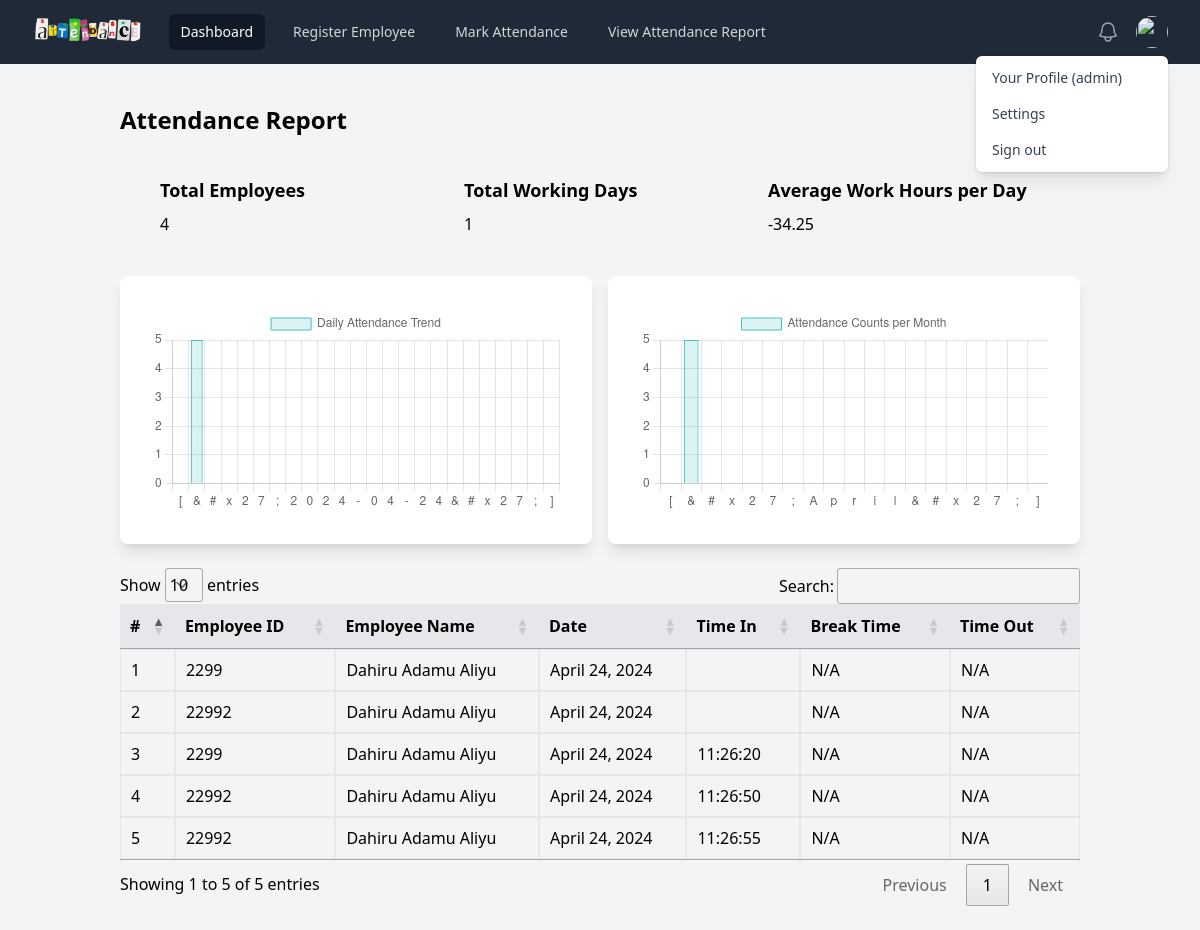
The app's page /view-attendance/ (signed in), older data.
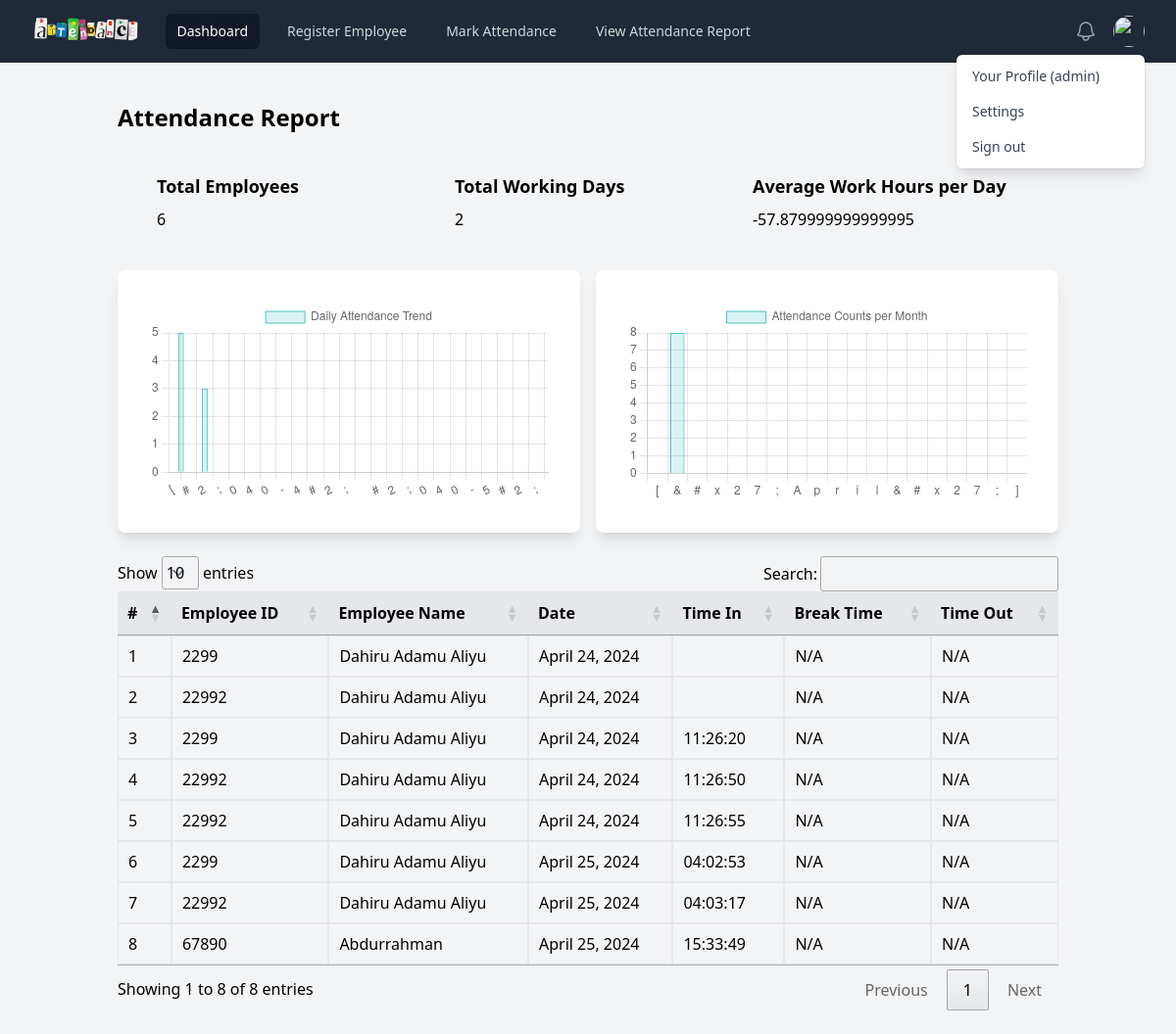
The same page, newer data.
### accounts/models.py (models this page shows)
class Account(AbstractUser):
    staff = models.ForeignKey(Employee, on_delete=models.CASCADE, blank=True, null=True, related_name='staff')
    username = models.CharField(_('Username'), max_length=10, unique=True)
    password = models.CharField(_('Password'), max_length=16)
    def __str__(self) -> str:
        return f"{self.username}"

### attendance_app/models.py (models this page shows, shortened)
class AttendanceRecord(models.Model):
    employee = models.ForeignKey(Employee, on_delete=models.CASCADE)
    date = models.DateField(auto_now_add=True)
    time_in = models.TimeField(null=True, blank=True)
    break_time = models.TimeField(null=True, blank=True)
    time_out = models.TimeField(null=True, blank=True)

class Employee(models.Model):
    employee_id = models.CharField(max_length=50, unique=True)
    name = models.CharField(max_length=100)
    email = models.EmailField(unique=True)

### attendance_app/views.py (the view)
# urls.py: path('view-attendance/', ViewAttendanceReportView.as_view(), name='view_attendance_report'),
class ViewAttendanceReportView(LoginRequiredMixin, View):
    def get(self, request):
        attendance_records = AttendanceRecord.objects.all()
        total_employees = Employee.objects.count()
        attendance_data = AttendanceRecord.objects.all().order_by('date')
        average_work_hours = 0
        for record in attendance_records:
            average_work_hours += get_total_working_hours(record.time_in, record.time_out)
        total_working_days = get_total_working_days()
        dates = []
        attendance_counts = []
        current_date = None
        count = 0
        for record in attendance_data:
            if record.date != current_date:
                if current_date is not None:
                    dates.append(current_date.strftime('%Y-%m-%d'))
                    attendance_counts.append(count)
                current_date = record.date
                count = 1
            else:
                count += 1
        if current_date is not None:
            dates.append(current_date.strftime('%Y-%m-%d'))
            attendance_counts.append(count)
        attendance_counts_by_month = AttendanceRecord.objects.annotate(
            month=ExtractMonth('date')
        ).values('month').annotate(
            attendance_count=Count('id')
        ).order_by('month')
        months_list = []
        attendance_counts_list = []
        for entry in attendance_counts_by_month:
            month_number = entry['month']
            attendance_count = entry['attendance_count']
            month_name = calendar.month_name[month_number]
            months_list.append(month_name)
            attendance_counts_list.append(attendance_count)
        context = {
            'attendance_records': attendance_records,
            'total_employees': total_employees,
            'total_working_days': total_working_days,
            'average_work_hours': average_work_hours,
            'dates': dates,
            'attendance_counts': attendance_counts,
            'months': months_list,
            'attendance_counts_month': attendance_counts_list,
        }
        return render(request, 'attendance/view_attendance_report.html', context)

### attendance_app/utils.py (called while the page is built)
def get_total_working_hours(time_in, time_out):
    time_in_seconds = time_in.second if time_in else 0
    time_out_seconds = time_out.second if time_out else 0
    time_in_minutes = time_in.minute if time_in else 0
    time_out_minutes = time_out.minute if time_out else 0
    time_in_hours = time_in.hour if time_in else 0
    time_out_hours = time_out.hour if time_out else 0
    total_seconds = 60 - time_in_seconds + time_out_seconds
    seconds = total_seconds // 60
    total_minute = (60 - time_in_minutes + time_out_minutes) + seconds
    minute = total_minute % 60
    total_hours = (time_out_hours - (time_in_hours + 1)) + total_minute // 60
    total_hours_work = round((total_hours + minute / 60), 2)
    return total_hours_work

def get_total_working_days():
    unique_dates = AttendanceRecord.objects.values('date').distinct()
    total_working_days = unique_dates.count()
    return total_working_days

### attendance_app/templates/attendance/view_attendance_report.html (shortened to what this page needs)
{% extends 'base.html' %}
{% block content %}
<div class="container mx-auto lg:w-4/5 xl:w-4/5 sm:w-19/20 mt-10">
    <h1 class="text-2xl font-bold mb-4">Attendance Report</h1>
    <div class="bg-gray-100 rounded-lg p-6 flex flex-wrap">
        <div class="w-full md:w-1/2 lg:w-1/3 xl:w-1/3 mb-4 px-4">
            <h2 class="text-lg font-semibold mb-2">Total Employees</h2>
            <p>{{ total_employees }}</p>
        </div>
        <div class="w-full md:w-1/2 lg:w-1/3 xl:w-1/3 mb-4 px-4">
            <h2 class="text-lg font-semibold mb-2">Total Working Days</h2>
            <p>{{ total_working_days }}</p>
        </div>
        <div class="w-full md:w-1/2 lg:w-1/3 xl:w-1/3 mb-4 px-4">
            <h2 class="text-lg font-semibold mb-2">Average Work Hours per Day</h2>
            <p>{{ average_work_hours }}</p>
        </div>
    </div>
    <div class="grid grid-cols-1 md:grid-cols-2 gap-4 mb-6">
        <div class="bg-white rounded-lg shadow-lg p-8">
            <canvas id="attendanceChart" class="w-full"></canvas>
        </div>
        <div class="bg-white rounded-lg shadow-lg p-8">
            <canvas id="barChart" class="w-full"></canvas>
        </div>
    </div>
    {% if attendance_records %}
    <div class="overflow-x-auto my-6">
        <table class="min-w-full table-auto" id="report_table">
            <thead>
                <tr>
                    <th class="px-4 py-2 bg-gray-200">#</th>
                    <th class="px-4 py-2 bg-gray-200">Employee ID</th>
                    <th class="px-4 py-2 bg-gray-200">Employee Name</th>
                    <th class="px-4 py-2 bg-gray-200">Date</th>
                    <th class="px-4 py-2 bg-gray-200">Time In</th>
                    <th class="px-4 py-2 bg-gray-200">Break Time</th>
                    <th class="px-4 py-2 bg-gray-200">Time Out</th>
                </tr>
            </thead>
            <tbody>
                {% for record in attendance_records %}
                <tr>
                    <td class="border px-4 py-2">{{ forloop.counter }}</td>
                    <td class="border px-4 py-2">{{ record.employee.employee_id }}</td>
                    <td class="border px-4 py-2">{{ record.employee.name }}</td>
                    <td class="border px-4 py-2">{{ record.date }}</td>
                    <td class="border px-4 py-2">{{ record.time_in|time:"H:i:s" }}</td>
                    <td class="border px-4 py-2">{% if record.break_time|time:"H:i:s" %}{{ record.break_time }}{% else %}N/A{% endif %}</td>
                    <td class="border px-4 py-2">{% if record.time_out|time:"H:i:s" %}{{ record.time_out }}{% else %}N/A{% endif %}</td>
                </tr>
                {% empty %}
                <tr>
                    <td class="border px-4 py-2" colspan="5">No attendance records found.</td>
                </tr>
                {% endfor %}
            </tbody>
        </table>
    </div>
    {% else %}
    <p>No attendance records found.</p>
    {% endif %}
</div>
{% endblock %}
{% block js %}
<script>
    $(document).ready(function () {
        $('#report_table').DataTable({
            responsive: true
        });
        let ctx = document.getElementById('attendanceChart').getContext('2d');
        let myChart = new Chart(ctx, {
            type: 'bar',
            data: {
                labels: '{{ dates }}',
                datasets: [{
                    label: 'Daily Attendance Trend',
                    data: '{{ attendance_counts }}',
                    backgroundColor: 'rgba(75, 192, 192, 0.2)',
                    borderColor: 'rgba(75, 192, 192, 1)',
                    borderWidth: 1
                }]
            },
            options: {
                responsive: true,
                maintainAspectRatio: false,
                scales: {
                    yAxes: [{
                        ticks: {
                            beginAtZero: true
                        }
                    }]
                }
            }
        });
        let ctx1 = document.getElementById('barChart').getContext('2d');
        let barChart = new Chart(ctx1, {
            type: 'bar',
            data: {
                labels: '{{months}}',  // Labels for x-axis (e.g., categories or time periods)
                datasets: [{
                    label: 'Attendance Counts per Month',
                    data: '{{attendance_counts_month}}',   // Attendance counts for corresponding labels
                    backgroundColor: 'rgba(75, 192, 192, 0.2)',
                    borderColor: 'rgba(75, 192, 192, 1)',
                    borderWidth: 1
                }]
            },
            options: {
                responsive: true,
                maintainAspectRatio: false,
                scales: {
                    yAxes: [{
                        ticks: {
                            beginAtZero: true
                        }
                    }]
                }
            }
        })
    })
</script>
{% endblock %}

### attendance_app/templates/base.html (shortened to what this page needs)
{% load static %}
<!DOCTYPE html>
<html lang="en">
<head>
    <link href="https://cdn.jsdelivr.net/npm/tailwindcss@2.2.19/dist/tailwind.min.css" rel="stylesheet">
    <link href="https://cdnjs.cloudflare.com/ajax/libs/toastr.js/latest/css/toastr.min.css" rel="stylesheet">
    <link rel="stylesheet" type="text/css" href="https://cdn.datatables.net/1.11.5/css/jquery.dataTables.css">
    <link rel="stylesheet" type="text/css" href="https://cdn.datatables.net/responsive/2.2.9/css/responsive.dataTables.css">
</head>
<body class="bg-gray-100">
    <nav class="bg-gray-800">
        <div class="mx-auto max-w-7xl px-2 sm:px-6 lg:px-8">
            <div class="relative flex h-16 items-center justify-between">
            <div class="flex flex-1 items-center justify-center sm:items-stretch sm:justify-start">
                <a href="{% url 'attendance:dashboard' %}">
                    <div class="flex flex-shrink-0 items-center">
                        <img class="h-8 w-auto" src="{% static 'images/attendance-removebg-preview.png' %}" alt="Your Company">
                    </div>
                </a>
                <div class="hidden sm:ml-6 sm:block">
                    <div class="flex space-x-4">
                        {% if request.user.is_authenticated %}
                            <a href="{% url 'attendance:dashboard' %}" class="bg-gray-900 text-white rounded-md px-3 py-2 text-sm font-medium" aria-current="page">Dashboard</a>
                            <a href="{% url 'attendance:register_employee' %}" class="text-gray-300 hover:bg-gray-700 hover:text-white rounded-md px-3 py-2 text-sm font-medium">Register Employee</a>
                            <a href="{% url 'attendance:mark_attendance' %}" class="text-gray-300 hover:bg-gray-700 hover:text-white rounded-md px-3 py-2 text-sm font-medium">Mark Attendance</a>
                            <a href="{% url 'attendance:view_attendance_report' %}" class="text-gray-300 hover:bg-gray-700 hover:text-white rounded-md px-3 py-2 text-sm font-medium">View Attendance Report</a>
                        {% else %}
                            <a href="{% url 'accounts:user_login' %}" class="text-gray-300 hover:bg-gray-700 hover:text-white rounded-md px-3 py-2 text-sm font-medium">Login</a>
                            <a href="{% url 'accounts:user_signup' %}" class="text-gray-300 hover:bg-gray-700 hover:text-white rounded-md px-3 py-2 text-sm font-medium">Signup</a>
                        {% endif %}
                    </div>
                </div>
            </div>
            {% if request.user.is_authenticated %}
            <div class="absolute inset-y-0 right-0 flex items-center pr-2 sm:static sm:inset-auto sm:ml-6 sm:pr-0">
                <button type="button" class="relative rounded-full bg-gray-800 p-1 text-gray-400 hover:text-white focus:outline-none focus:ring-2 focus:ring-white focus:ring-offset-2 focus:ring-offset-gray-800">
                    <span class="absolute -inset-1.5"></span>
                </button>
                <div class="relative ml-3">
                    <div>
                        <button type="button" class="relative flex rounded-full bg-gray-800 text-sm focus:outline-none focus:ring-2 focus:ring-white focus:ring-offset-2 focus:ring-offset-gray-800" id="user-menu-button" aria-expanded="false" aria-haspopup="true">
                            <span class="absolute -inset-1.5"></span>
                            <img class="h-8 w-8 rounded-full" src="https://images.unsplash.com/photo-1472099645785-5658abf4ff4e?ixlib=rb-1.2.1&ixid=eyJhcHBfaWQiOjEyMDd9&auto=format&fit=facearea&facepad=2&w=256&h=256&q=80" alt="">
                        </button>
                    </div>
                    <div class="absolute right-0 z-10 mt-2 w-48 origin-top-right rounded-md bg-white py-1 shadow-lg ring-1 ring-black ring-opacity-5 focus:outline-none" role="menu" aria-orientation="vertical" aria-labelledby="user-menu-button" tabindex="-1">
                        <a href="#" class="block px-4 py-2 text-sm text-gray-700" role="menuitem" tabindex="-1" id="user-menu-item-0">Your Profile ({{request.user}})</a>
                        <a href="#" class="block px-4 py-2 text-sm text-gray-700" role="menuitem" tabindex="-1" id="user-menu-item-1">Settings</a>
                        <a href="{% url 'accounts:user_logout' %}" class="block px-4 py-2 text-sm text-gray-700" role="menuitem" tabindex="-1" id="user-menu-item-2">Sign out</a>
                    </div>
                </div>
            </div>
            {% endif %}
        </div>
    </div>
    </nav>
        {% block content %}
        {% endblock %}
    <script src="https://cdn.tailwindcss.com"></script>
    <script src="https://cdn.tailwindcss.com?plugins=forms,typography,aspect-ratio,line-clamp"></script>
    {% block js %}
    {% endblock %}
</body>
</html>

Row changes from the older to the newer data that the page shows:
added AttendanceRecord: employee.employee_id "2299", employee.name "Dahiru Adamu Aliyu", date "April 25, 2024", time_in "04:02:53", shows "N/A"
added AttendanceRecord: employee.employee_id "22992", employee.name "Dahiru Adamu Aliyu", date "April 25, 2024", time_in "04:03:17", shows "N/A"
added AttendanceRecord: employee.employee_id "67890", employee.name "Abdurrahman", date "April 25, 2024", time_in "15:33:49", shows "N/A"
Text that changed along with them:
{{ total_employees }}: "4" → "6"
{{ total_working_days }}: "1" → "2"
{{ average_work_hours }}: "-34.25" → "-57.879999999999995"
chart data {{ attendance_counts }}: [5] → [5, 3]
chart data {{ attendance_counts_month }}: [5] → [8]
text written by a page script: "Show entries Search: Showing 1 to 5 of 5 entries Previous 1 Next" → "Show entries Search: Showing 1 to 8 of 8 entries Previous 1 Next"
